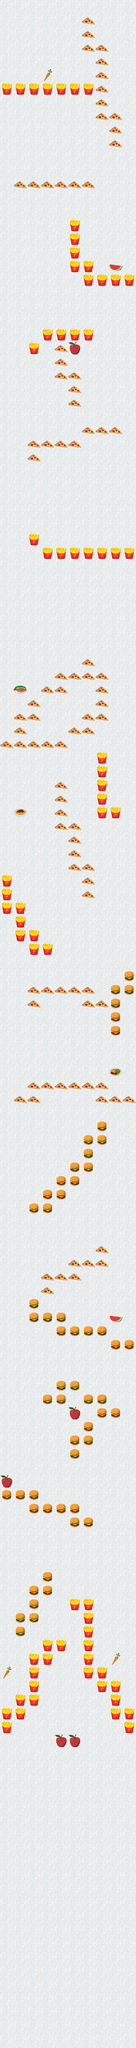

A level layout from a 2D game, rendered from its tile map. Below: a short description, then the map file with tile-grid data replaced by summaries:
An orthogonal 10x150 tile map with 48x48 px tiles, 3 tile layers (Tile Layer 1, burgers, carrots) and 230 objects.

<map version="1.2" tiledversion="1.2.3" orientation="orthogonal" renderorder="right-down" width="10" height="150" tilewidth="48" tileheight="48" infinite="0" nextlayerid="6" nextobjectid="231">
 <tileset firstgid="1" name="TileSetFA" tilewidth="48" tileheight="48" tilecount="20" columns="5">
  <image source="TileSetFA.png" width="240" height="192" />
 </tileset>
 <layer id="1" name="Tile Layer 1" width="10" height="150">
  <data>[1500 cells, 1500 non-empty, 1 distinct tile ids]</data>
 </layer>
 <layer id="2" name="burgers" width="10" height="150">
  <data>[1500 cells, 217 non-empty, 3 distinct tile ids]</data>
 </layer>
 <layer id="3" name="carrots" width="10" height="150">
  <data>[1500 cells, 13 non-empty, 6 distinct tile ids]</data>
 </layer>
 <objectgroup id="4" name="ObjectLayer">
  <object id="1" x="9.33333" y="6055.33" width="27.3333" height="32" />
  <object id="2" x="9.00002" y="6010" width="27.3333" height="32" />
  <object id="3" x="60.3333" y="6008.67" width="27.3333" height="32" />
  <object id="4" x="58.3333" y="5961.33" width="27.3333" height="32" />
  <object id="5" x="105.667" y="5960.67" width="27.3333" height="32" />
  <object id="6" x="107.667" y="5914.67" width="27.3333" height="32" />
  <object id="7" x="106.333" y="5870" width="27.3333" height="32" />
  <object id="8" x="106.333" y="5818.67" width="27.3333" height="32" />
  <object id="9" x="154.333" y="5815.33" width="27.3333" height="32" />
  <object id="10" x="154.333" y="5767.33" width="27.3333" height="32" />
  <object id="11" x="202.333" y="5769.33" width="27.3333" height="32" />
  <object id="12" x="441.833" y="6054.66" width="27.3333" height="32" />
  <object id="13" x="441.5" y="6009.34" width="27.3333" height="32" />
  <object id="14" x="394.5" y="6006" width="27.3333" height="32" />
  <object id="15" x="394.167" y="5960.67" width="27.3333" height="32" />
  <object id="16" x="346" y="5910.66" width="27.3333" height="32" />
  <object id="17" x="394" y="5912" width="27.3333" height="32" />
  <object id="18" x="299.333" y="5863.33" width="27.3333" height="32" />
  <object id="19" x="350.667" y="5862" width="27.3333" height="32" />
  <object id="20" x="297.25" y="5815.67" width="27.3333" height="32" />
  <object id="21" x="296.917" y="5770.34" width="27.3333" height="32" />
  <object id="22" x="296.75" y="5721.67" width="27.3333" height="32" />
  <object id="23" x="298.417" y="5675.67" width="27.3333" height="32" />
  <object id="24" x="298.25" y="5627" width="27.3333" height="32" />
  <object id="25" x="251.667" y="5624" width="27.3333" height="32" />
  <object id="26" x="106.333" y="5624.67" width="27.3333" height="32" />
  <object id="27" x="106.333" y="5576.67" width="27.3333" height="32" />
  <object id="28" x="154.333" y="5578.67" width="27.3333" height="32" />
  <object id="29" x="57.6667" y="5718.67" width="27.3333" height="32" />
  <object id="30" x="57.6667" y="5670.67" width="27.3333" height="32" />
  <object id="31" x="105.667" y="5672.67" width="27.3333" height="32" />
  <object id="32" x="153" y="5528" width="27.3333" height="32" />
  <object id="33" x="250.333" y="5335.67" width="27.3333" height="32" />
  <object id="34" x="298.333" y="5337.67" width="27.3333" height="32" />
  <object id="35" x="202.333" y="5287" width="27.3333" height="32" />
  <object id="36" x="250.333" y="5289" width="27.3333" height="32" />
  <object id="37" x="107" y="5285.67" width="27.3333" height="32" />
  <object id="38" x="155" y="5287.67" width="27.3333" height="32" />
  <object id="39" x="58.9999" y="5237" width="27.3333" height="32" />
  <object id="40" x="107" y="5239" width="27.3333" height="32" />
  <object id="41" x="8.33335" y="5238" width="27.3333" height="32" />
  <object id="42" x="251" y="5096" width="27.3333" height="32" />
  <object id="43" x="251" y="5048" width="27.3333" height="32" />
  <object id="44" x="299" y="5050" width="27.3333" height="32" />
  <object id="45" x="201.667" y="4902" width="27.3333" height="32" />
  <object id="46" x="201.667" y="4854" width="27.3333" height="32" />
  <object id="47" x="249.667" y="4856" width="27.3333" height="32" />
  <object id="48" x="297.667" y="4998.67" width="27.3333" height="32" />
  <object id="49" x="152.333" y="4902.67" width="27.3333" height="32" />
  <object id="50" x="345.667" y="4952.67" width="27.3333" height="32" />
  <object id="51" x="297.667" y="4902.33" width="27.3333" height="32" />
  <object id="52" x="345.667" y="4904.33" width="27.3333" height="32" />
  <object id="53" x="395" y="4952.67" width="27.3333" height="32" />
  <object id="54" x="391.667" y="4710.33" width="27.3333" height="32" />
  <object id="55" x="439.667" y="4712.33" width="27.3333" height="32" />
  <object id="56" x="295.667" y="4662.33" width="27.3333" height="32" />
  <object id="57" x="343.667" y="4664.33" width="27.3333" height="32" />
  <object id="58" x="203" y="4661" width="27.3333" height="32" />
  <object id="59" x="251" y="4663" width="27.3333" height="32" />
  <object id="60" x="155" y="4615.67" width="27.3333" height="32" />
  <object id="61" x="203" y="4617.67" width="27.3333" height="32" />
  <object id="62" x="106.333" y="4614.67" width="27.3333" height="32" />
  <object id="63" x="105" y="4569.33" width="27.3333" height="32" />
  <object id="64" x="155.667" y="4518.67" width="27.3333" height="32" />
  <object id="65" x="154.334" y="4473.33" width="27.3333" height="32" />
  <object id="66" x="250.667" y="4475.83" width="27.3333" height="32" />
  <object id="67" x="202" y="4474.83" width="27.3333" height="32" />
  <object id="68" x="302" y="4424.5" width="27.3333" height="32" />
  <object id="69" x="253.333" y="4423.5" width="27.3333" height="32" />
  <object id="70" x="349" y="4422.67" width="27.3333" height="32" />
  <object id="71" x="347.667" y="4377.33" width="27.3333" height="32" />
  <object id="72" x="299.667" y="4038.67" width="27.3333" height="32" />
  <object id="73" x="298.334" y="3993.33" width="27.3333" height="32" />
  <object id="74" x="347" y="3988" width="27.3333" height="32" />
  <object id="75" x="345.667" y="3942.66" width="27.3333" height="32" />
  <object id="76" x="153.334" y="4231.17" width="27.3333" height="32" />
  <object id="77" x="104.667" y="4230.17" width="27.3333" height="32" />
  <object id="78" x="205.334" y="4182.5" width="27.3333" height="32" />
  <object id="79" x="156.667" y="4181.5" width="27.3333" height="32" />
  <object id="80" x="250" y="4135.17" width="27.3333" height="32" />
  <object id="81" x="201.333" y="4134.17" width="27.3333" height="32" />
  <object id="82" x="298" y="4087.17" width="27.3333" height="32" />
  <object id="83" x="249.333" y="4086.17" width="27.3333" height="32" />
  <object id="84" x="396.5" y="3850.25" width="27.3333" height="32" />
  <object id="85" x="347.833" y="3849.25" width="27.3333" height="32" />
  <object id="86" x="443.5" y="3848.42" width="27.3333" height="32" />
  <object id="87" x="298.5" y="3800.91" width="27.3333" height="32" />
  <object id="88" x="249.833" y="3799.91" width="27.3333" height="32" />
  <object id="89" x="345.5" y="3799.09" width="27.3333" height="32" />
  <object id="90" x="153.834" y="3802.25" width="27.3333" height="32" />
  <object id="91" x="105.167" y="3801.25" width="27.3333" height="32" />
  <object id="92" x="200.834" y="3800.42" width="27.3333" height="32" />
  <object id="93" x="105.334" y="3850.5" width="27.3333" height="32" />
  <object id="94" x="56.6665" y="3849.5" width="27.3333" height="32" />
  <object id="95" x="395.167" y="3559.09" width="27.3333" height="32" />
  <object id="96" x="393.834" y="3513.75" width="27.3333" height="32" />
  <object id="97" x="393.5" y="3607.59" width="27.3333" height="32" />
  <object id="98" x="394.833" y="3463.58" width="27.3333" height="32" />
  </objectgroup>
 <objectgroup id="5" name="ObjectLayer2">
  <!-- 13 objects omitted --></objectgroup>
</map>
<!-- 132 of 230 objects omitted -->
